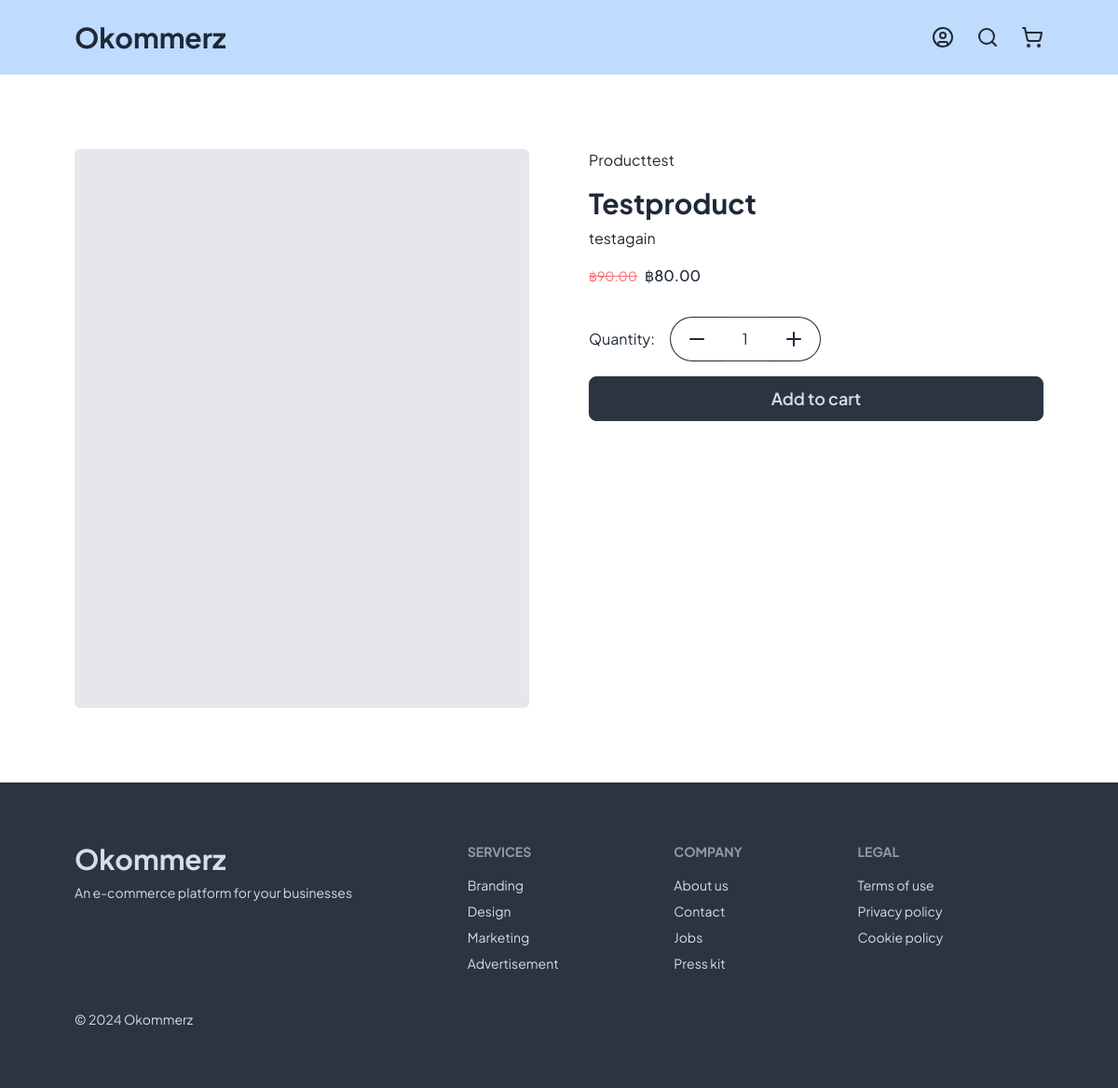
Page /product/1 on the committed database.
### products/models.py (models this page shows, shortened)
class ProductItem(models.Model):
    product_name = models.CharField(max_length=255)
    description = models.TextField(blank=True, null=True)
    amount = models.IntegerField(default=1)
    product_category = models.ForeignKey(ProductCategory, related_name='product_name', on_delete=models.CASCADE, null=True)
    regular_price = models.DecimalField(max_digits=10,decimal_places=2,default=0)
    sales_price = models.DecimalField(max_digits=10,decimal_places=2,blank=True,null=True)
    product_image = models.ImageField(upload_to='', blank=True, null=True)
    additional_detail = models.TextField(blank=True, null=True)
    created_at = models.DateTimeField(auto_now_add=True)
    updated_at = models.DateTimeField(auto_now=True)

class ProductCategory(models.Model):
    category = models.CharField(max_length=255, unique=True)
    class Meta:
        verbose_name_plural = "Product categories"
    def __str__(self):
        return self.category

### products/views.py (the view, shortened to what this page needs)
# urls.py: path('product/<int:pk>', views.single_product),
def single_product(request, pk):
    product = get_object_or_404(ProductItem, pk=pk)
    user = request.user
    form = forms.AddToCartForm(request.POST or None)
    return render(request, 'single-product.html', {'form': form, 'product':product})

### products/forms.py
class AddToCartForm(forms.Form):
    quantity = forms.IntegerField(min_value=1)

### products/templates/single-product.html (shortened to what this page needs)
{% extends 'base.html' %}
{% block content %}
<section class='grid grid-cols-1 lg:grid-cols-2 gap-y-10 lg:gap-16'>
  <section>
    {% if product.product_image %}
      <div class='relative overflow-hidden'>
        <img class='rounded-md w-full' src={{ product.product_image.url }}>
        <div class='absolute bottom-6 left-0 flex overflow-auto w-full gap-4 p-4' id="multi-images">
          <div class="min-w-[160px] w-[160px] h-[160px] bg-gray-200 rounded-lg"></div>
          <div class="min-w-[160px] w-[160px] h-[160px] bg-gray-200 rounded-lg"></div>
          <div class="min-w-[160px] w-[160px] h-[160px] bg-gray-200 rounded-lg"></div>
          <div class="min-w-[160px] w-[160px] h-[160px] bg-gray-200 rounded-lg"></div>
        </div>
        <button class='absolute bottom-0 bg-gray-200/50 w-full inline-block rounded-b-md h-8' id='multi-image-toggle-btn'>Open</button>
      </div>
    {% else %}
       <div class='w-full h-[600px] rounded-md bg-gray-200'></div>
    {% endif %}
  </section>
  <section class='flex flex-col gap-y-4'>
    <h2>{{ product.product_category }}</h2>
    <div class='flex flex-col'>
      <h1 class='text-3xl font-bold mb-2'>{{ product.product_name }}</h1>
      {% if product.description|length > 150 %}
        <span id="shorterDescription" style="display: inline">{{ product.description|slice:":150" }}...</span>
        <span id="fullDescription" style="display: none">{{ product.description }}</span>
        <a id="seeMoreBtn" class='link link-info w-fit' onclick="toggleDescription()">Read more</a>
      {% else %}
        <span>{{ product.description }}</span>
      {% endif %}
    </div>
    {% if product.sales_price %}
    <div class='inline-flex items-center gap-x-2'>
      <p class='line-through text-red-400 text-sm'>฿{{ product.regular_price }}</p>
      <p class='font-medium'>฿{{ product.sales_price }}</p>
    </div>
    {% else %}
      <p class='font-medium'>฿{{ product.regular_price }}</p>
    {% endif %}
    <form method='POST'>
      <div class='flex gap-x-4 my-4 items-center'>
        <h3>Quantity:</h3>
        <div class='flex'>
          <div class='btn btn-outline rounded-l-full border-r-0' onclick="decreaseAmount()">
            <svg xmlns="http://www.w3.org/2000/svg" width="24" height="24" viewBox="0 0 24 24" fill="none" stroke="currentColor" stroke-width="2" stroke-linecap="round" stroke-linejoin="round" class="lucide lucide-minus"><path d="M5 12h14"/></svg>
          </div>
          <input type='number' class='border-neutral border-y w-12 outline-none text-center' id='id_quantity' name='quantity' min="1" value="1" max="{{ product.amount }}"/>
          <div class='btn btn-outline rounded-r-full border-l-0' onclick="increaseAmount()">
            <svg xmlns="http://www.w3.org/2000/svg" width="24" height="24" viewBox="0 0 24 24" fill="none" stroke="currentColor" stroke-width="2" stroke-linecap="round" stroke-linejoin="round" class="lucide lucide-plus"><path d="M5 12h14"/><path d="M12 5v14"/></svg>
          </div>
        </div>
      </div>
      <button class="btn btn-neutral w-full text-lg" onclick='addToCart()'>Add to cart</button>
    </form>
  </section>
</section>
{% endblock %}

### products/static/style.css (style rules this page uses)
:root { --header-height:80px; }
* { font-family:'Plus Jakarta Sans', sans-serif }

### rows in the picture
ProductItem: product_category "Producttest", product_name "Testproduct", description "testagain", regular_price "90.00", sales_price "80.00"
